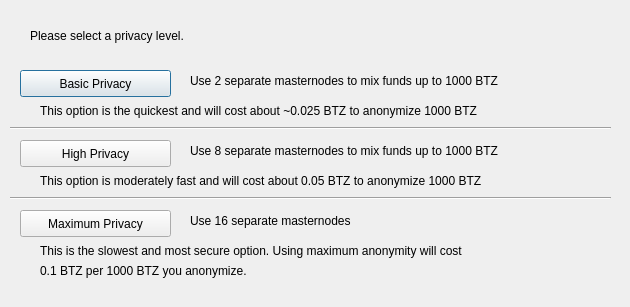
<?xml version="1.0" encoding="UTF-8"?>
<ui version="4.0">
 <class>DarksendConfig</class>
 <widget class="QDialog" name="DarksendConfig">
  <property name="geometry">
   <rect>
    <x>0</x>
    <y>0</y>
    <width>630</width>
    <height>307</height>
   </rect>
  </property>
  <property name="windowTitle">
   <string>Configure Darksend</string>
  </property>
  <widget class="QPushButton" name="buttonBasic">
   <property name="geometry">
    <rect>
     <x>20</x>
     <y>70</y>
     <width>151</width>
     <height>27</height>
    </rect>
   </property>
   <property name="text">
    <string>Basic Privacy</string>
   </property>
  </widget>
  <widget class="QPushButton" name="buttonHigh">
   <property name="geometry">
    <rect>
     <x>20</x>
     <y>140</y>
     <width>151</width>
     <height>27</height>
    </rect>
   </property>
   <property name="text">
    <string>High Privacy</string>
   </property>
  </widget>
  <widget class="QPushButton" name="buttonMax">
   <property name="geometry">
    <rect>
     <x>20</x>
     <y>210</y>
     <width>151</width>
     <height>27</height>
    </rect>
   </property>
   <property name="text">
    <string>Maximum Privacy</string>
   </property>
  </widget>
  <widget class="QLabel" name="label">
   <property name="geometry">
    <rect>
     <x>30</x>
     <y>20</y>
     <width>571</width>
     <height>31</height>
    </rect>
   </property>
   <property name="text">
    <string>Please select a privacy level.</string>
   </property>
  </widget>
  <widget class="QLabel" name="label_2">
   <property name="geometry">
    <rect>
     <x>190</x>
     <y>70</y>
     <width>421</width>
     <height>21</height>
    </rect>
   </property>
   <property name="text">
    <string>Use 2 separate masternodes to mix funds up to 1000 BTZ</string>
   </property>
  </widget>
  <widget class="QLabel" name="label_3">
   <property name="geometry">
    <rect>
     <x>190</x>
     <y>140</y>
     <width>411</width>
     <height>21</height>
    </rect>
   </property>
   <property name="text">
    <string>Use 8 separate masternodes to mix funds up to 1000 BTZ</string>
   </property>
  </widget>
  <widget class="QLabel" name="label_4">
   <property name="geometry">
    <rect>
     <x>190</x>
     <y>210</y>
     <width>421</width>
     <height>21</height>
    </rect>
   </property>
   <property name="text">
    <string>Use 16 separate masternodes</string>
   </property>
  </widget>
  <widget class="QLabel" name="label_6">
   <property name="geometry">
    <rect>
     <x>40</x>
     <y>100</y>
     <width>561</width>
     <height>21</height>
    </rect>
   </property>
   <property name="text">
    <string>This option is the quickest and will cost about ~0.025 BTZ to anonymize 1000 BTZ</string>
   </property>
  </widget>
  <widget class="QLabel" name="label_7">
   <property name="geometry">
    <rect>
     <x>40</x>
     <y>170</y>
     <width>561</width>
     <height>21</height>
    </rect>
   </property>
   <property name="text">
    <string>This option is moderately fast and will cost about 0.05 BTZ to anonymize 1000 BTZ</string>
   </property>
  </widget>
  <widget class="QLabel" name="label_8">
   <property name="geometry">
    <rect>
     <x>40</x>
     <y>240</y>
     <width>561</width>
     <height>21</height>
    </rect>
   </property>
   <property name="text">
    <string>This is the slowest and most secure option. Using maximum anonymity will cost</string>
   </property>
  </widget>
  <widget class="QLabel" name="label_9">
   <property name="geometry">
    <rect>
     <x>40</x>
     <y>260</y>
     <width>561</width>
     <height>21</height>
    </rect>
   </property>
   <property name="text">
    <string>0.1 BTZ per 1000 BTZ you anonymize.</string>
   </property>
  </widget>
  <widget class="Line" name="line">
   <property name="geometry">
    <rect>
     <x>10</x>
     <y>120</y>
     <width>601</width>
     <height>16</height>
    </rect>
   </property>
   <property name="orientation">
    <enum>Qt::Horizontal</enum>
   </property>
  </widget>
  <widget class="Line" name="line_2">
   <property name="geometry">
    <rect>
     <x>10</x>
     <y>190</y>
     <width>601</width>
     <height>16</height>
    </rect>
   </property>
   <property name="orientation">
    <enum>Qt::Horizontal</enum>
   </property>
  </widget>
 </widget>
 <resources/>
 <connections/>
</ui>
